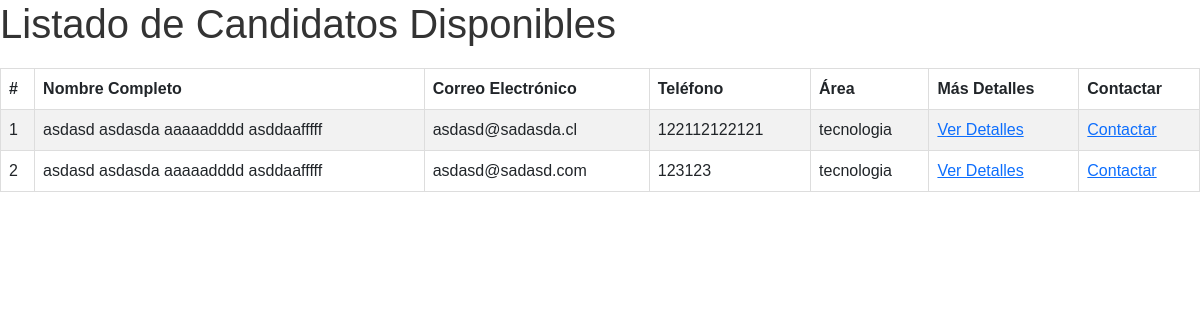
/App_curriculums/Home/emplst, run on an earlier commit of the app's database.
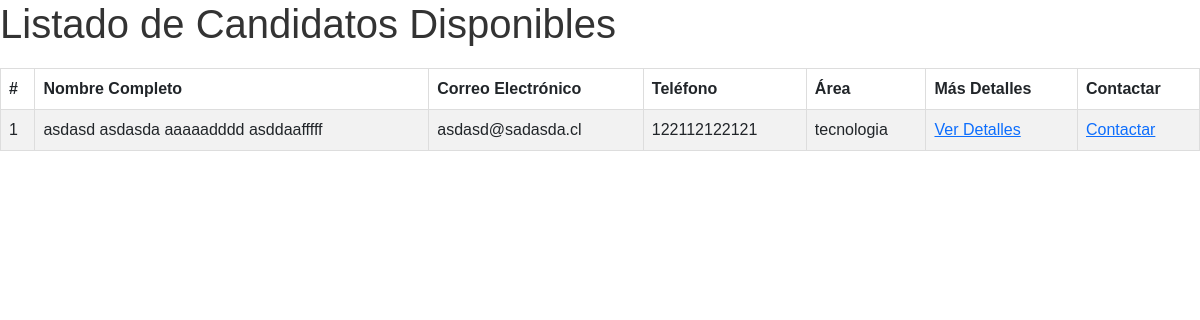
And on a later commit of the database.
### App_curriculums/models.py (models this page shows)
class Curriculums(models.Model):
    id = models.AutoField(primary_key=True, null=False,unique=True)
    nombre_completo = models.CharField(max_length=162, null=True, blank= True)
    email = models.EmailField(max_length=254, null=False, blank=False, unique=True)
    nombre_usu = models.ForeignKey(Usuarios, on_delete=models.CASCADE, to_field='nombre_usu')
    telefono = models.IntegerField(null=True,blank=True,unique=True)
    area = models.CharField(max_length=254,blank=True,null=False,default='Area no especificada')
    puntaje = models.IntegerField(null=True, blank=True)

### App_curriculums/views.py (the view)
# urls.py: path('/Home/emplst',views.lista_candidatos,name='Listado_empleados'),
def lista_candidatos(request):
    curriculums = Curriculums.objects.all().order_by('-puntaje')
    return render(request, 'html/lista_candidatos.html', {'curriculums': curriculums})

### App_curriculums/templates/html/lista_candidatos.html (shortened to what this page needs)
{% load static %}
<!DOCTYPE html>
<html lang="es">
<head>
    <link rel="stylesheet" type="text/css" href="https://cdn.jsdelivr.net/npm/bootstrap@5.3.0/dist/css/bootstrap.min.css">
    <link rel="stylesheet" href="{% static 'App_curriculums/css/lista_candidatos.css' %}">
</head>
<body>
<h1>Listado de Candidatos Disponibles</h1>
<table class="table table-striped">
    <thead>
        <tr>
            <th>#</th>
            <th>Nombre Completo</th>
            <th>Correo Electrónico</th>
            <th>Teléfono</th>
            <th>Área</th>
            <th>Más Detalles</th>
            <th>Contactar</th>
        </tr>
    </thead>
    <tbody>
        {% for curriculum in curriculums %}
            <tr>
                <td>{{ forloop.counter }}</td>
                <td>{{ curriculum.nombre_completo }}</td>
                <td>{{ curriculum.email }}</td>
                <td>{{ curriculum.telefono }}</td>
                <td>{{ curriculum.area }}</td>
                <td><a href="#">Ver Detalles</a></td>
                <td><a href="#">Contactar</a></td>
            </tr>
        {% endfor %}
    </tbody>
</table>
</body>
</html>

What changed in the data, as far as the page shows it:
removed Curriculums: nombre_completo "asdasd asdasda aaaaadddd asddaafffff", email "asdasd@sadasd.com", telefono "123123", area "tecnologia"
